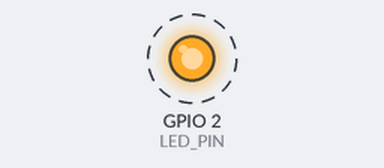
A program run on a simulated ESP32-S3. On the bench: output pins drawn as LEDs (lit = HIGH). Dashed ring = blinking. What the program prints to the serial monitor is not drawn.

Above: at 0.2 s.
Timing chart, 0 to 3.0 s (numbered marks = the images above):
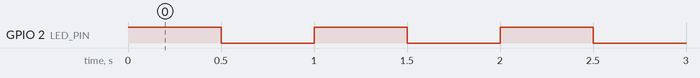

The program:

main.cpp
```cpp
// Blinks the ESP32's onboard LED to confirm the board, drivers, and upload path all work.
// Most dev boards use GPIO2 for the onboard LED; change LED_PIN if yours differs.

#include <Arduino.h>

const int LED_PIN = 2;

void setup() {
  pinMode(LED_PIN, OUTPUT);
  Serial.begin(9600);
}

void loop() {
  digitalWrite(LED_PIN, HIGH);
  Serial.println("LED on");
  delay(500);

  digitalWrite(LED_PIN, LOW);
  Serial.println("LED off");
  delay(500);
}
```

Measured:
- by itself, GPIO 2 (LED_PIN): alternates HIGH for 0.50 s and LOW for 0.50 s
